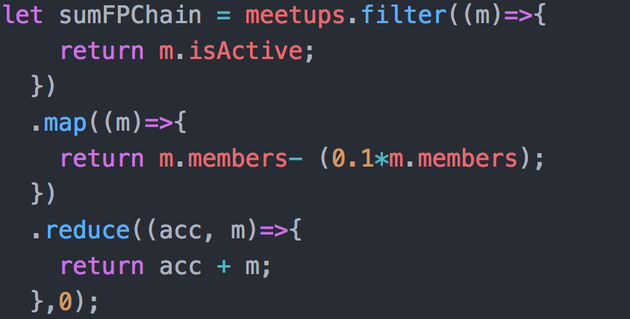
#> input picture Pillow/Pictures/CS13_FuncProg1.png, 630 x 319 px, shrunk from 844 x 427 before the run, found by its file name; its folder holds 4 pictures in this run
$ python CS14_RoundImage.py
#> lines starting #> are read from the running program, lines starting #| are printed output that depends on the picture
from PIL import Image, ImageDraw
import os, os.path

def roundImage(imageToMask: Image, borderPercent: float):
#> called with borderPercent = 0.25
    mask = Image.new("RGBA", imageToMask.size, (0, 0, 0, 0))
#> mask: PIL image 630x319 RGBA; every value is 0
    borderPercent = abs(borderPercent)
    if borderPercent > 0.5:
        borderPercent = 0.5
    width, height = mask.size
#> width = 630; height = 319
    drawable = ImageDraw.Draw(mask)
    widthOffset = width * borderPercent
#> widthOffset = 157.5
    heightOffset = height * borderPercent
#> heightOffset = 79.75
    drawable.rectangle([(widthOffset, 0), (width - widthOffset, height)], fill="blue")
    drawable.rectangle([(0, heightOffset), (width, height - heightOffset)], fill="blue")
    drawable.ellipse([(0, 0), (2 * widthOffset, 2 * heightOffset)], fill="blue")
    drawable.ellipse([(width - 2 * widthOffset, 0), (width, 2 * heightOffset)], fill="blue")
    drawable.ellipse([(0, height - 2 * heightOffset), (2 * widthOffset, height)], fill="blue")
    drawable.ellipse([(width - 2 * widthOffset, height - 2 * heightOffset), (width, height)], fill="blue")
    final = Image.new(mode = "RGBA", size=imageToMask.size, color=(0, 0, 0 ,0))
    final.paste(imageToMask, (0, 0), mask)
#> imageToMask is the input picture: PIL image 630x319 RGBA; mean R, G, B, A 47.7, 49.2, 58.8, 255
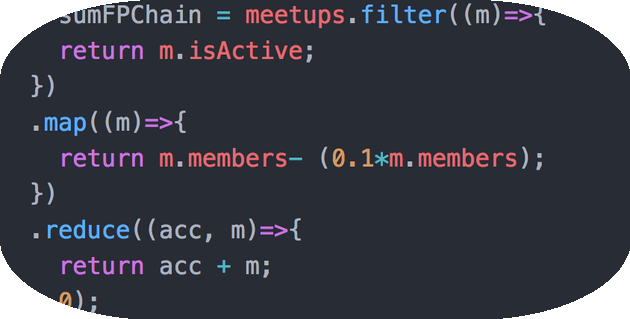
#> final: PIL image 630x319 RGBA; mean R, G, B, A 45.3, 46.7, 55.7, 241.7; transparent parts drawn white
    return final

def main():
    # print(os.listdir())
    for file in os.listdir("Pillow/Pictures"):
        roundImage(Image.open("Pillow/Pictures/"+file), 0.25).show()
#> pass 2 of the loop in main, `for file in os.listdir("Pillow/Pictures"):`:
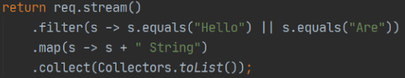
#> input picture Pillow/Pictures/CS13_FuncProg2.png, 405 x 78 px, shrunk from 542 x 104 before the run, found by its file name
#> mask: PIL image 405x78 RGBA; every value is 0
#> in roundImage, imageToMask is the input picture: PIL image 405x78 RGBA; mean R, G, B, A 49.9, 50.6, 50.5, 255
#> in roundImage (call 2), `final.paste(imageToMask, (0, 0), mask)`:
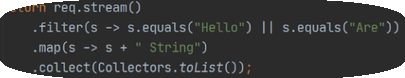
#> final: PIL image 405x78 RGBA; mean R, G, B, A 47.6, 48.4, 48.5, 242.7; transparent parts drawn white
#> pass 3 of the loop in main, `for file in os.listdir("Pillow/Pictures"):`:
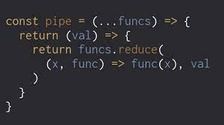
#> input picture Pillow/Pictures/CS13_FuncProg3.jfif, 224 x 125 px, shrunk from 300 x 168 before the run, found by its file name
#> mask: PIL image 224x125 RGBA; every value is 0
#> in roundImage, imageToMask is the input picture: PIL image 224x125 RGB; mean R, G, B 47, 45.7, 50.7
#> in roundImage (call 3), `final.paste(imageToMask, (0, 0), mask)`:
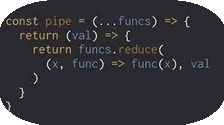
#> final: PIL image 224x125 RGBA; mean R, G, B, A 44.8, 43.6, 48.3, 242.3; transparent parts drawn white
#> the loop made 4 passes; the first 3 are shown

if __name__ == '__main__':
    main()
